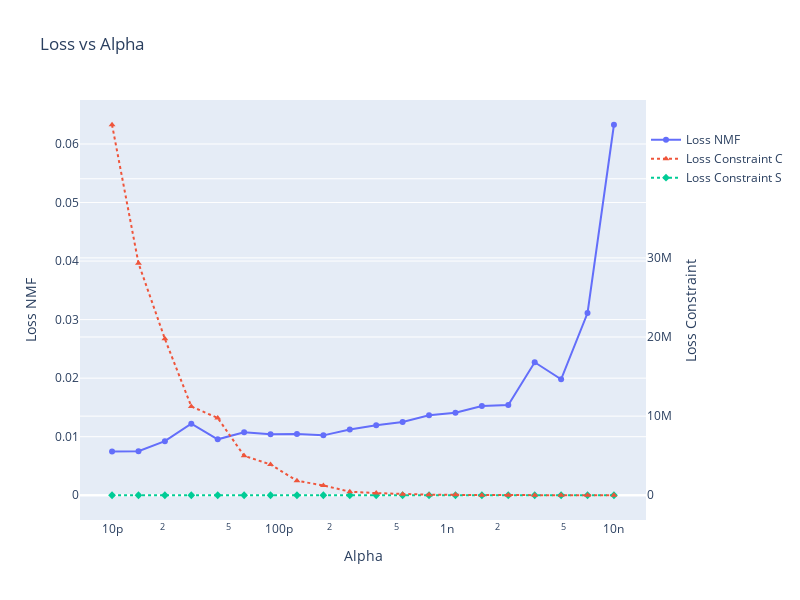

The notebook cell this image was saved under:
### Code cell
loss_nmf = loss_nmf_df.mean(axis=0).values
loss_constraint_c = loss_constraint_c_df.mean(axis=0).values
loss_constraint_s = loss_constraint_s_df.mean(axis=0).values

# Create the hover text with indices
hover_text_nmf = [f"Index: {i}<br>Alpha: {alpha:.1e}<br>Loss NMF: {loss}" for i, (alpha, loss) in enumerate(zip(alphas, loss_nmf))]
hover_text_constraint_c = [f"Index: {i}<br>Alpha: {alpha:.1e}<br>Loss Constraint C: {loss}" for i, (alpha, loss) in enumerate(zip(alphas, loss_constraint_c))]
hover_text_constraint_s = [f"Index: {i}<br>Alpha: {alpha:.1e}<br>Loss Constraint S: {loss}" for i, (alpha, loss) in enumerate(zip(alphas, loss_constraint_s))]

# Create traces
trace1 = go.Scatter(
    x=alphas,
    y=loss_nmf,
    mode='lines+markers',
    name='Loss NMF',
    marker=dict(symbol='circle'),
    line=dict(shape='linear'),
    hovertemplate=hover_text_nmf
)

trace2 = go.Scatter(
    x=alphas,
    y=loss_constraint_c,
    mode='lines+markers',
    name='Loss Constraint C',
    marker=dict(symbol='triangle-up'),
    line=dict(shape='linear', dash='dot'),
    yaxis='y2',
    hovertemplate=hover_text_constraint_c
)

trace3 = go.Scatter(
    x=alphas,
    y=loss_constraint_s,
    mode='lines+markers',
    name='Loss Constraint S',
    marker=dict(symbol='diamond'),
    line=dict(shape='linear', dash='dot'),
    yaxis='y1',
    hovertemplate=hover_text_constraint_s
)


# Create layout
layout = go.Layout(
    title='Loss vs Alpha',
    xaxis=dict(
        title='Alpha',
        type='log',  # Use logarithmic scale for x-axis
        # range=[-8, -5],  # Adjust range for log scale
        showgrid=False
    ),
    yaxis=dict(
        title='Loss NMF',
    ),
    yaxis2=dict(
        title='Loss Constraint',
        overlaying='y',
        side='right'
    ),
    width=800,
    height=600,
    legend=dict(x=1, y=0.94)
)

# Create figure
fig = go.Figure(data=[trace1, trace2, trace3], layout=layout)

# pio.write_html(fig, file='plot.html', auto_open=True)

# Show plot
fig.show()

### Figure 1 — Plotly figure (JSON) as saved in the notebook; plotly's stock layout.template omitted (floating-point values rounded to 4 significant figures)
{"data": [{"hovertemplate": ["Index: 0<br>Alpha: 1.0e-11<br>Loss NMF: 0.007483512369078566", "Index: 1<br>Alpha: 1.4e-11<br>Loss NMF: 0.00751085240021625", "Index: 2<br>Alpha: 2.1e-11<br>Loss NMF: 0.009241198930278128", "Index: 3<br>Alpha: 3.0e-11<br>Loss NMF: 0.01223057141978202", "Index: 4<br>Alpha: 4.3e-11<br>Loss NMF: 0.009553965442857738", "Index: 5<br>Alpha: 6.2e-11<br>Loss NMF: 0.010753073126926622", "Index: 6<br>Alpha: 8.9e-11<br>Loss NMF: 0.010402228143432588", "Index: 7<br>Alpha: 1.3e-10<br>Loss NMF: 0.010441192818130707", "Index: 8<br>Alpha: 1.8e-10<br>Loss NMF: 0.010228710178661657", "Index: 9<br>Alpha: 2.6e-10<br>Loss NMF: 0.011216673424525675", "Index: 10<br>Alpha: 3.8e-10<br>Loss NMF: 0.011968309480407262", "Index: 11<br>Alpha: 5.5e-10<br>Loss NMF: 0.012520099321400894", "Index: 12<br>Alpha: 7.8e-10<br>Loss NMF: 0.013648529432688173", "Index: 13<br>Alpha: 1.1e-09<br>Loss NMF: 0.014086326296566596", "Index: 14<br>Alpha: 1.6e-09<br>Loss NMF: 0.015256025127145917", "Index: 15<br>Alpha: 2.3e-09<br>Loss NMF: 0.015399100963292108", "Index: 16<br>Alpha: 3.4e-09<br>Loss NMF: 0.0227127950157804", "Index: 17<br>Alpha: 4.8e-09<br>Loss NMF: 0.019796359751063648", "Index: 18<br>Alpha: 7.0e-09<br>Loss NMF: 0.031129313792873037", "Index: 19<br>Alpha: 1.0e-08<br>Loss NMF: 0.06328313770008939"], "line": {"shape": "linear"}, "marker": {"symbol": "circle"}, "mode": "lines+markers", "name": "Loss NMF", "type": "scatter", "x": [1e-11, 1.438e-11, 2.069e-11, 2.976e-11, 4.281e-11, 6.158e-11, 8.859e-11, 1.274e-10, 1.833e-10, 2.637e-10, 3.793e-10, 5.456e-10, 7.848e-10, 1.129e-09, 1.624e-09, 2.336e-09, 3.36e-09, 4.833e-09, 6.952e-09, 1e-08], "y": [0.007484, 0.007511, 0.009241, 0.01223, 0.009554, 0.01075, 0.0104, 0.01044, 0.01023, 0.01122, 0.01197, 0.01252, 0.01365, 0.01409, 0.01526, 0.0154, 0.02271, 0.0198, 0.03113, 0.06328]}, {"hovertemplate": ["Index: 0<br>Alpha: 1.0e-11<br>Loss Constraint C: 46825871.16294639", "Index: 1<br>Alpha: 1.4e-11<br>Loss Constraint C: 29327308.08793463", "Index: 2<br>Alpha: 2.1e-11<br>Loss Constraint C: 19764314.997013446", "Index: 3<br>Alpha: 3.0e-11<br>Loss Constraint C: 11218202.255735116", "Index: 4<br>Alpha: 4.3e-11<br>Loss Constraint C: 9766446.745733062", "Index: 5<br>Alpha: 6.2e-11<br>Loss Constraint C: 4983896.487354642", "Index: 6<br>Alpha: 8.9e-11<br>Loss Constraint C: 3892987.5690281754", "Index: 7<br>Alpha: 1.3e-10<br>Loss Constraint C: 1825047.2916835696", "Index: 8<br>Alpha: 1.8e-10<br>Loss Constraint C: 1244526.672700534", "Index: 9<br>Alpha: 2.6e-10<br>Loss Constraint C: 455162.01011198096", "Index: 10<br>Alpha: 3.8e-10<br>Loss Constraint C: 271203.38469196425", "Index: 11<br>Alpha: 5.5e-10<br>Loss Constraint C: 139851.15456438597", "Index: 12<br>Alpha: 7.8e-10<br>Loss Constraint C: 68374.4270789682", "Index: 13<br>Alpha: 1.1e-09<br>Loss Constraint C: 49740.28529649018", "Index: 14<br>Alpha: 1.6e-09<br>Loss Constraint C: 15154.013259486863", "Index: 15<br>Alpha: 2.3e-09<br>Loss Constraint C: 8105.25714014383", "Index: 16<br>Alpha: 3.4e-09<br>Loss Constraint C: 3375.118433614468", "Index: 17<br>Alpha: 4.8e-09<br>Loss Constraint C: 2805.4988392859764", "Index: 18<br>Alpha: 7.0e-09<br>Loss Constraint C: 593.2151870109503", "Index: 19<br>Alpha: 1.0e-08<br>Loss Constraint C: 799.9914999212804"], "line": {"dash": "dot", "shape": "linear"}, "marker": {"symbol": "triangle-up"}, "mode": "lines+markers", "name": "Loss Constraint C", "type": "scatter", "x": [1e-11, 1.438e-11, 2.069e-11, 2.976e-11, 4.281e-11, 6.158e-11, 8.859e-11, 1.274e-10, 1.833e-10, 2.637e-10, 3.793e-10, 5.456e-10, 7.848e-10, 1.129e-09, 1.624e-09, 2.336e-09, 3.36e-09, 4.833e-09, 6.952e-09, 1e-08], "y": [46830000.0, 29330000.0, 19760000.0, 11220000.0, 9766000.0, 4984000.0, 3893000.0, 1825000.0, 1245000.0, 455200.0, 271200.0, 139900.0, 68370.0, 49740.0, 15150.0, 8105.0, 3375.0, 2805.0, 593.2, 800.0], "yaxis": "y2"}, {"hovertemplate": ["Index: 0<br>Alpha: 1.0e-11<br>Loss Constraint S: 6.505923883199786e-08", "Index: 1<br>Alpha: 1.4e-11<br>Loss Constraint S: 9.65372488343531e-08", "Index: 2<br>Alpha: 2.1e-11<br>Loss Constraint S: 6.41996251933398e-08", "Index: 3<br>Alpha: 3.0e-11<br>Loss Constraint S: 5.259204264700903e-08", "Index: 4<br>Alpha: 4.3e-11<br>Loss Constraint S: 1.0016150931167348e-07", "Index: 5<br>Alpha: 6.2e-11<br>Loss Constraint S: 3.2729026407483486e-08", "Index: 6<br>Alpha: 8.9e-11<br>Loss Constraint S: 6.33863275718152e-08", "Index: 7<br>Alpha: 1.3e-10<br>Loss Constraint S: 4.468737192007367e-08", "Index: 8<br>Alpha: 1.8e-10<br>Loss Constraint S: 5.263046797793654e-08", "Index: 9<br>Alpha: 2.6e-10<br>Loss Constraint S: 4.083799761699542e-08", "Index: 10<br>Alpha: 3.8e-10<br>Loss Constraint S: 3.497302955005411e-08", "Index: 11<br>Alpha: 5.5e-10<br>Loss Constraint S: 4.325133891683586e-08", "Index: 12<br>Alpha: 7.8e-10<br>Loss Constraint S: 4.365382053755678e-08", "Index: 13<br>Alpha: 1.1e-09<br>Loss Constraint S: 4.440949041222885e-08", "Index: 14<br>Alpha: 1.6e-09<br>Loss Constraint S: 5.537606174734726e-08", "Index: 15<br>Alpha: 2.3e-09<br>Loss Constraint S: 1.0928220018691558e-07", "Index: 16<br>Alpha: 3.4e-09<br>Loss Constraint S: 1.9564610362555192e-07", "Index: 17<br>Alpha: 4.8e-09<br>Loss Constraint S: 1.2309532467534537e-07", "Index: 18<br>Alpha: 7.0e-09<br>Loss Constraint S: 5.189257298721176e-07", "Index: 19<br>Alpha: 1.0e-08<br>Loss Constraint S: 3.4440199038588112e-06"], "line": {"dash": "dot", "shape": "linear"}, "marker": {"symbol": "diamond"}, "mode": "lines+markers", "name": "Loss Constraint S", "type": "scatter", "x": [1e-11, 1.438e-11, 2.069e-11, 2.976e-11, 4.281e-11, 6.158e-11, 8.859e-11, 1.274e-10, 1.833e-10, 2.637e-10, 3.793e-10, 5.456e-10, 7.848e-10, 1.129e-09, 1.624e-09, 2.336e-09, 3.36e-09, 4.833e-09, 6.952e-09, 1e-08], "y": [6.506e-08, 9.654e-08, 6.42e-08, 5.259e-08, 1.002e-07, 3.273e-08, 6.339e-08, 4.469e-08, 5.263e-08, 4.084e-08, 3.497e-08, 4.325e-08, 4.365e-08, 4.441e-08, 5.538e-08, 1.093e-07, 1.956e-07, 1.231e-07, 5.189e-07, 3.444e-06], "yaxis": "y"}], "layout": {"height": 600, "legend": {"x": 1, "y": 0.94}, "title": {"text": "Loss vs Alpha"}, "width": 800, "xaxis": {"showgrid": false, "title": {"text": "Alpha"}, "type": "log"}, "yaxis": {"title": {"text": "Loss NMF"}}, "yaxis2": {"overlaying": "y", "side": "right", "title": {"text": "Loss Constraint"}}}}
